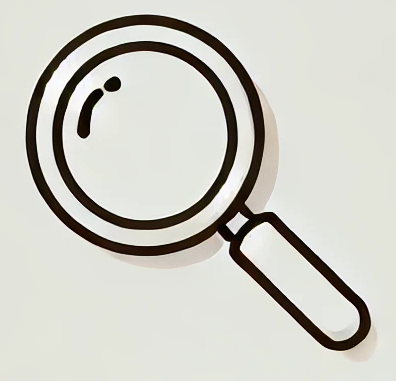
#> input picture pictures/ZOOM.png, 396 x 381 px
$ python -i generateBookJoke.py   (imports and definitions only)
#> lines starting #> are read from the running program, lines starting #| are printed output that depends on the picture
import os
import re
import json
import logging
from reportlab.lib.pagesizes import letter
from reportlab.platypus import (
    BaseDocTemplate, Frame, PageTemplate,
    Paragraph, Spacer, PageBreak, Table, TableStyle, KeepTogether
)
from reportlab.lib.styles import ParagraphStyle
from reportlab.lib.enums import TA_CENTER, TA_LEFT
from reportlab.pdfbase import pdfmetrics
from reportlab.pdfbase.ttfonts import TTFont
from reportlab.lib import colors
from reportlab.lib.utils import ImageReader
from reportlab.platypus import Image as RLImage
from PIL import Image as PILImage
from catagoryJokes import CATEGORY_JOKES  # 👈 Make sure this file exists
import random

# [1 line not run here, left out]

CATEGORY_BACKGROUNDS = {
    "Space Exploration": "space",
    "Sporting Achievements": "sporting",
    "Scientific Discoveries": "scientific",
    "Famous Portraits": "famous",
    "Political History": "political",
    "Global Conflicts": "global",
    "Artistic Movements": "artistic",
    "Technological Advances": "technological",
    "Cultural Celebrations": "cultural",
    "Environmental Moments": "environmental"
}

CATEGORY_DESCRIPTIONS = {
    "Space Exploration": "Back on this very date, someone strapped into a rocket and blasted off into the unknown. Whether circling Earth or landing on moons, the great beyond got a little closer to home today.",
    "Sporting Achievements": "On a day just like today, a stadium somewhere shook with cheers as records were broken and champions rose. From muddy fields to Olympic arenas, sports history got a new chapter.",
    "Scientific Discoveries": "Long ago today, in a lab full of questions and caffeine, someone uncovered a truth that changed everything. Whether it was about stars, germs, or gravity—it happened today!",
    "Famous Portraits": "Somewhere in the world, on this very date, a person stepped into the spotlight and made their mark. From red carpets to battlefields, their story started (or soared) today.",
    "Political History": "On this historic date, decisions were made that shook nations. Whether in castles, capitals, or crowded voting halls, the world shifted in a big way today.",
    "Global Conflicts": "Today in history, disagreements turned into defining moments. Across borders and battle lines, choices made on this date shaped the future—for better or worse.",
    "Artistic Movements": "On this date, somewhere between a splash of paint and a spark of inspiration, art took a bold new turn. Whether in galleries or city streets, creativity left its mark today.",
    "Technological Advances": "Today in tech history, a clever idea lit up a screen, beeped to life, or changed how we live forever. From dusty garages to giant labs, innovation struck on this very date.",
    "Cultural Celebrations": "On this date, people around the world sang, danced, and celebrated what mattered most to them. From parades to quiet traditions, today was a time for joy.",
    "Environmental Moments": "Back on this day, someone took action for the Earth—protecting forests, saving animals, or cleaning up something messy. The planet gave a quiet thank you."
}

# [21 lines left out: functions add_ordinal_suffix, extract_date_with_suffix, get_unique_filename, not called in this run]

def prepare_light_background(image_path, output_path, alpha=0.2):
#> called with image_path = '../pictures/ZOOM.png', output_path = 'out.png', alpha = 0.2
    with PILImage.open(image_path).convert("RGBA") as img:
#> img is the input picture: PIL image 396x381 RGBA; mean R, G, B, A 204, 203.5, 195.5, 255
        r, g, b, a = img.split()
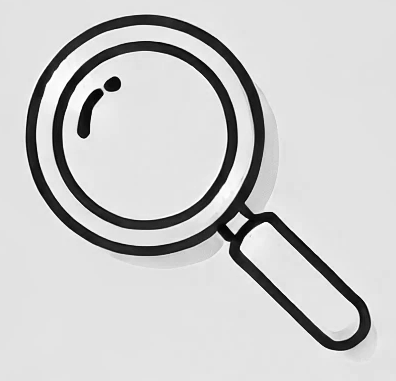
#> r: PIL image 396x381 L; min 0, max 255, mean 204
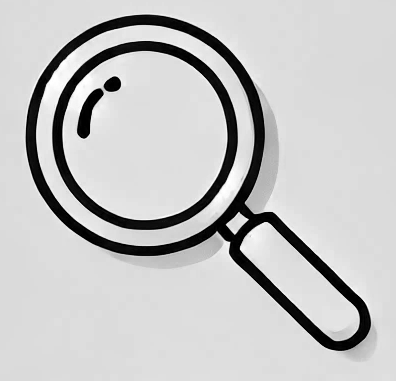
#> b: PIL image 396x381 L; min 0, max 255, mean 195.5
#> a: PIL image 396x381 L; every value is 255
        new_alpha = a.point(lambda p: int(p * alpha))
#> new_alpha: PIL image 396x381 L; every value is 51
        faded_img = PILImage.merge("RGBA", (r, g, b, new_alpha))
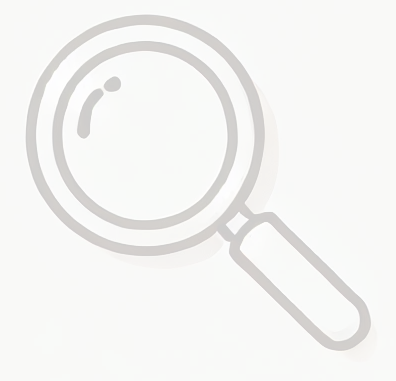
#> faded_img: PIL image 396x381 RGBA; mean R, G, B, A 204, 203.5, 195.5, 51; transparent parts drawn white
        faded_img.save(output_path, "PNG")

class MyDocTemplate(BaseDocTemplate):
    # [186 lines left out: functions __init__, afterFlowable, draw_background, add_page_number, build_elements, generate_pdf_with_manual_toc, not called in this run]

# [12 lines not run here, left out]

>>> result = prepare_light_background('../pictures/ZOOM.png', 'out.png')
